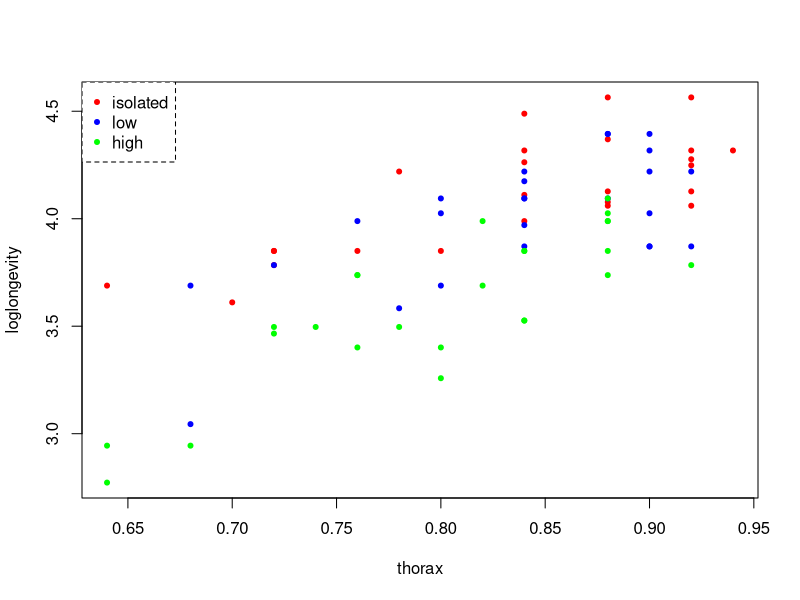
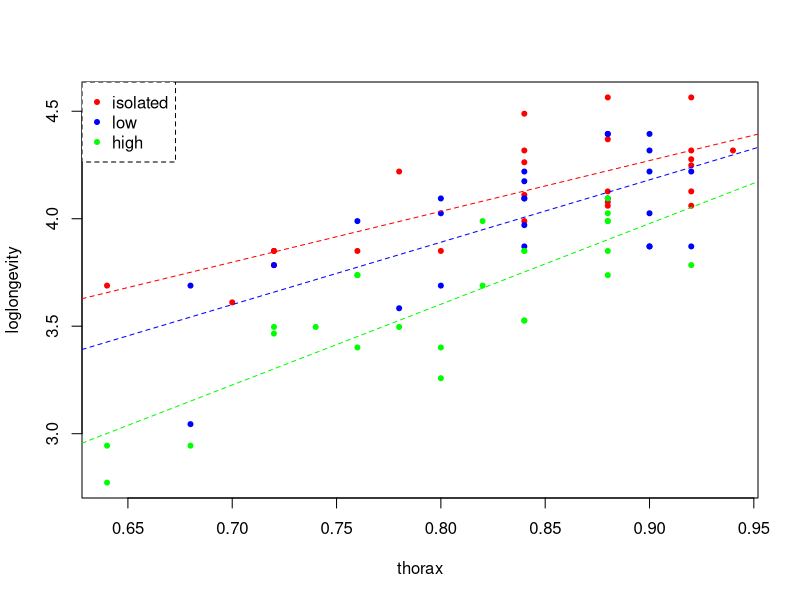
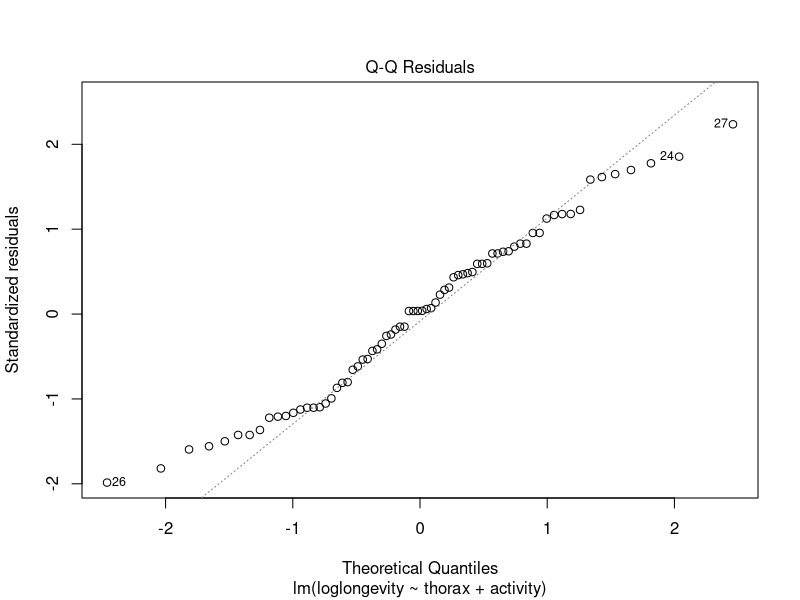
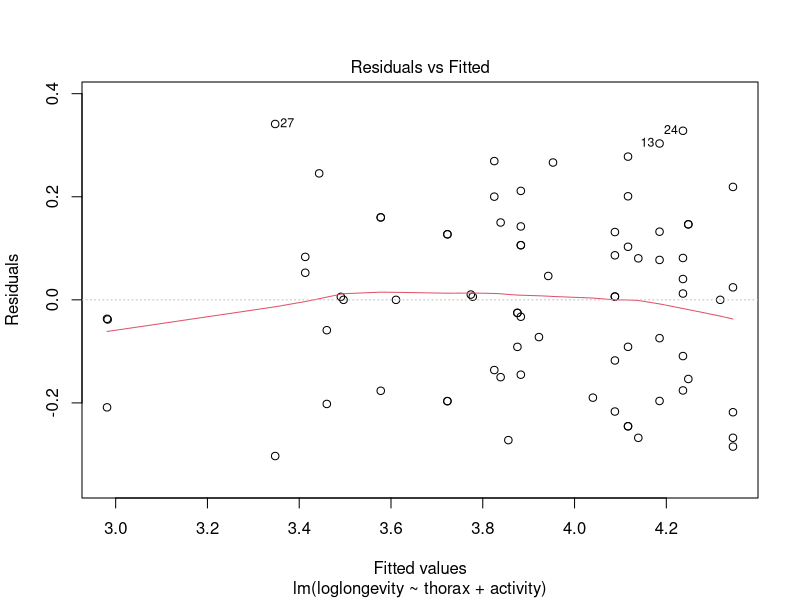
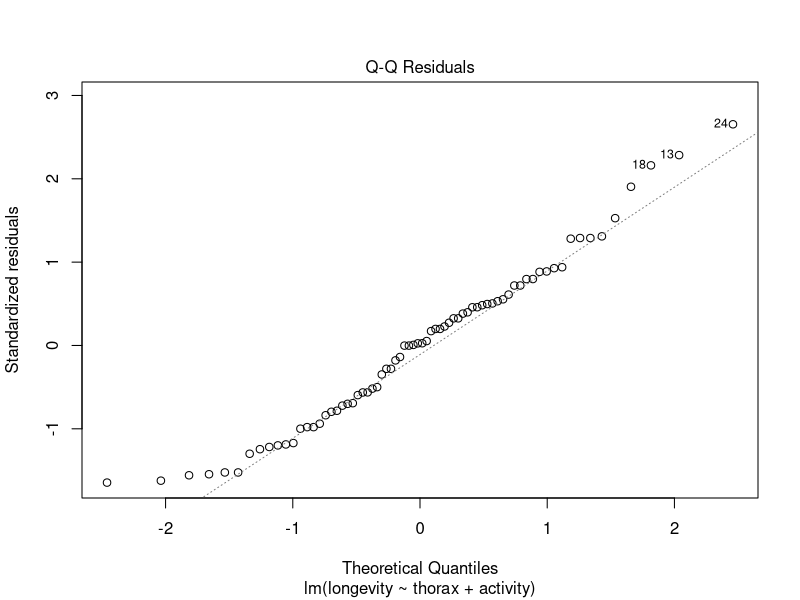
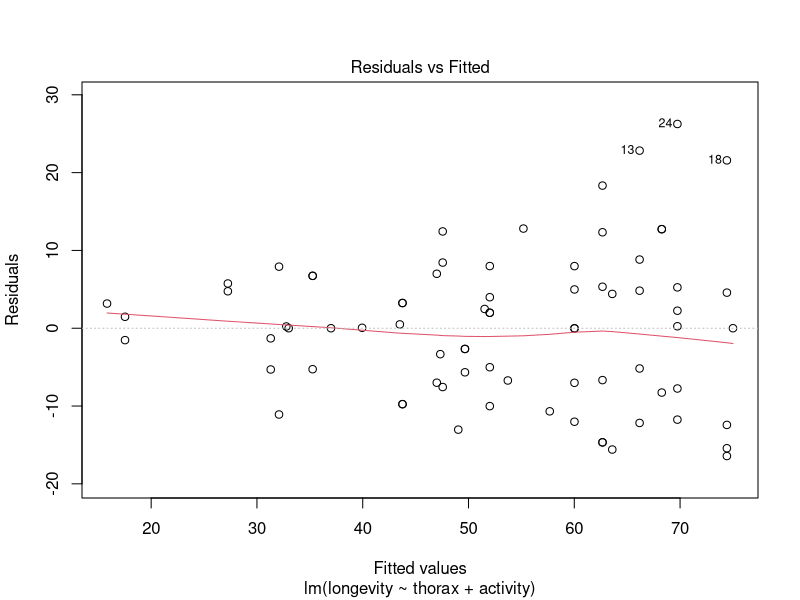

These charts were generated, in order, by the following R code:
## ---- chunk 1
knitr::opts_chunk$set(echo = TRUE)
options(digits=3)
## ---- chunk 2
fruitflies = read.table("fruitflies.txt",header=TRUE)
fruitflies$loglongevity = log(fruitflies$longevity)
attach(fruitflies)
## ---- chunk 3
plot(loglongevity ~ thorax, pch = 20, col=ifelse(activity=="isolated", "red", ifelse(activity=="low", "blue", "green")))
legend("topleft", legend=c("isolated", "low", "high"),
       col=c("red", "blue","green"), pch=20, box.lty=2)
## ---- chunk 4
fruitflies$activity = as.factor(fruitflies$activity)

fruitflieslm1 = lm(loglongevity~activity, data=fruitflies)

# get the ANOAV p-value
anova(fruitflieslm1)[5]
## ---- chunk 5
summary(fruitflieslm1)[4]
## ---- chunk 6
fruitflies$thorax = as.factor(fruitflies$thorax)
fruitflieslm2a = lm(loglongevity ~ thorax + activity, data=fruitflies)
fruitflieslm2b = lm(loglongevity ~ thorax, data=fruitflies)
anova(fruitflieslm2a, fruitflieslm2b)[6]
## ---- chunk 7
fruitflies = read.table("fruitflies.txt",header=TRUE)
fruitflies$loglongevity = log(fruitflies$longevity)

cat('average thorax length =',mean(thorax),'\n\n')
summary(fruitflieslm2a)[4]
## ---- chunk 8
plot(loglongevity ~ thorax, data=fruitflies, pch = 20, col=ifelse(activity=="isolated", "red", ifelse(activity=="low", "blue", "green")))
abline(lm(loglongevity~thorax, data=fruitflies[c(1:25),]), col='red', lty='dashed')
abline(lm(loglongevity~thorax, data=fruitflies[c(26:50),]), col='blue', lty='dashed')
abline(lm(loglongevity~thorax, data=fruitflies[c(51:75),]), col='green', lty='dashed')
legend("topleft", legend=c("isolated", "low", "high"),
       col=c("red", "blue","green"), pch=20, box.lty=2)
## ---- chunk 9
fruitflies$thorax = as.factor(fruitflies$thorax)
fruitflieslm3 = lm(loglongevity~activity*thorax, data=fruitflies)
anova(fruitflieslm3)[5]
## ---- chunk 10
plot(fruitflieslm2a,2)
plot(fruitflieslm2a,1)
## ---- chunk 11
fruitflieslm4 = lm(longevity ~ thorax + activity, data=fruitflies)
plot(fruitflieslm4,2)
plot(fruitflieslm4,1)
